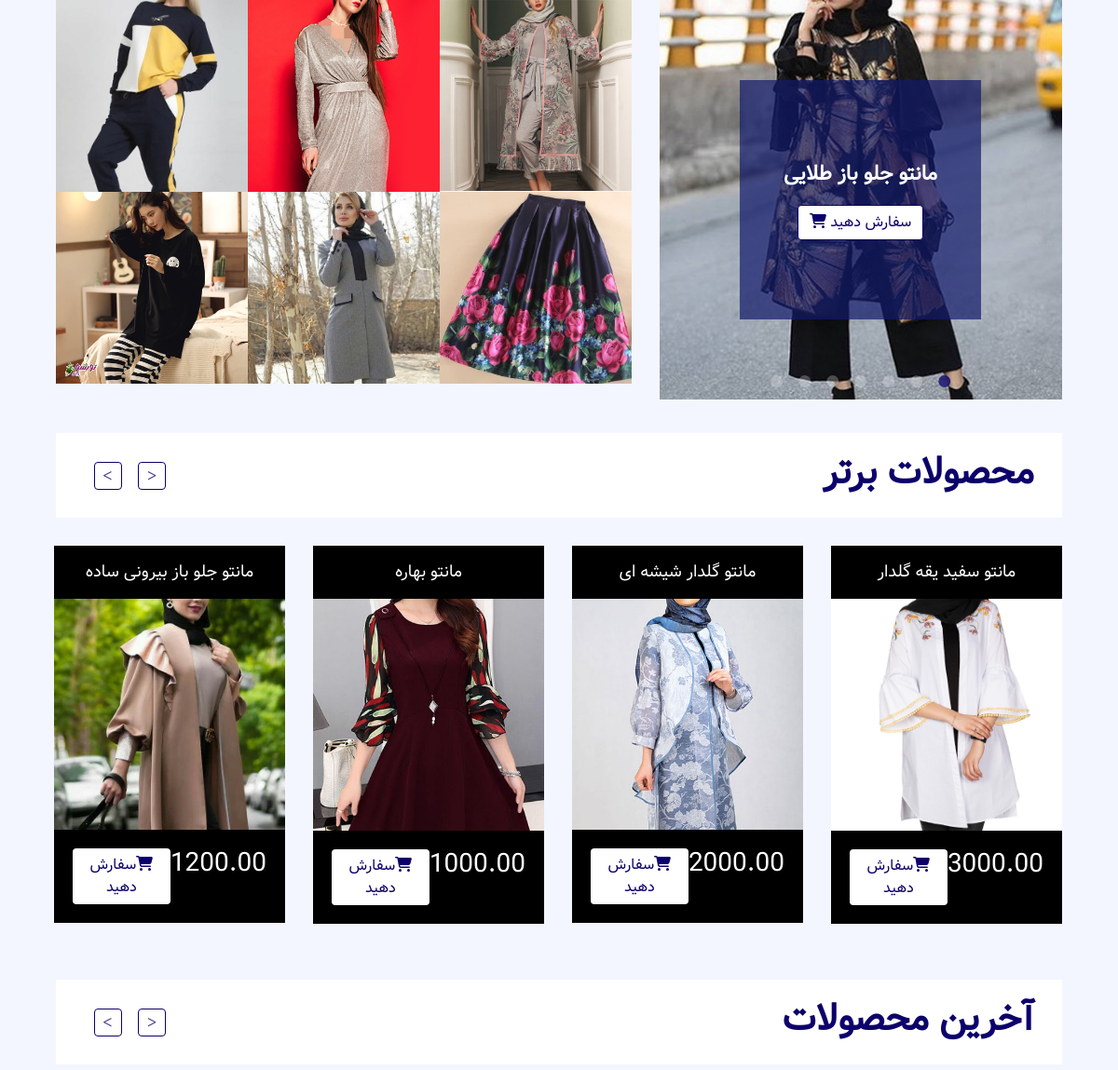
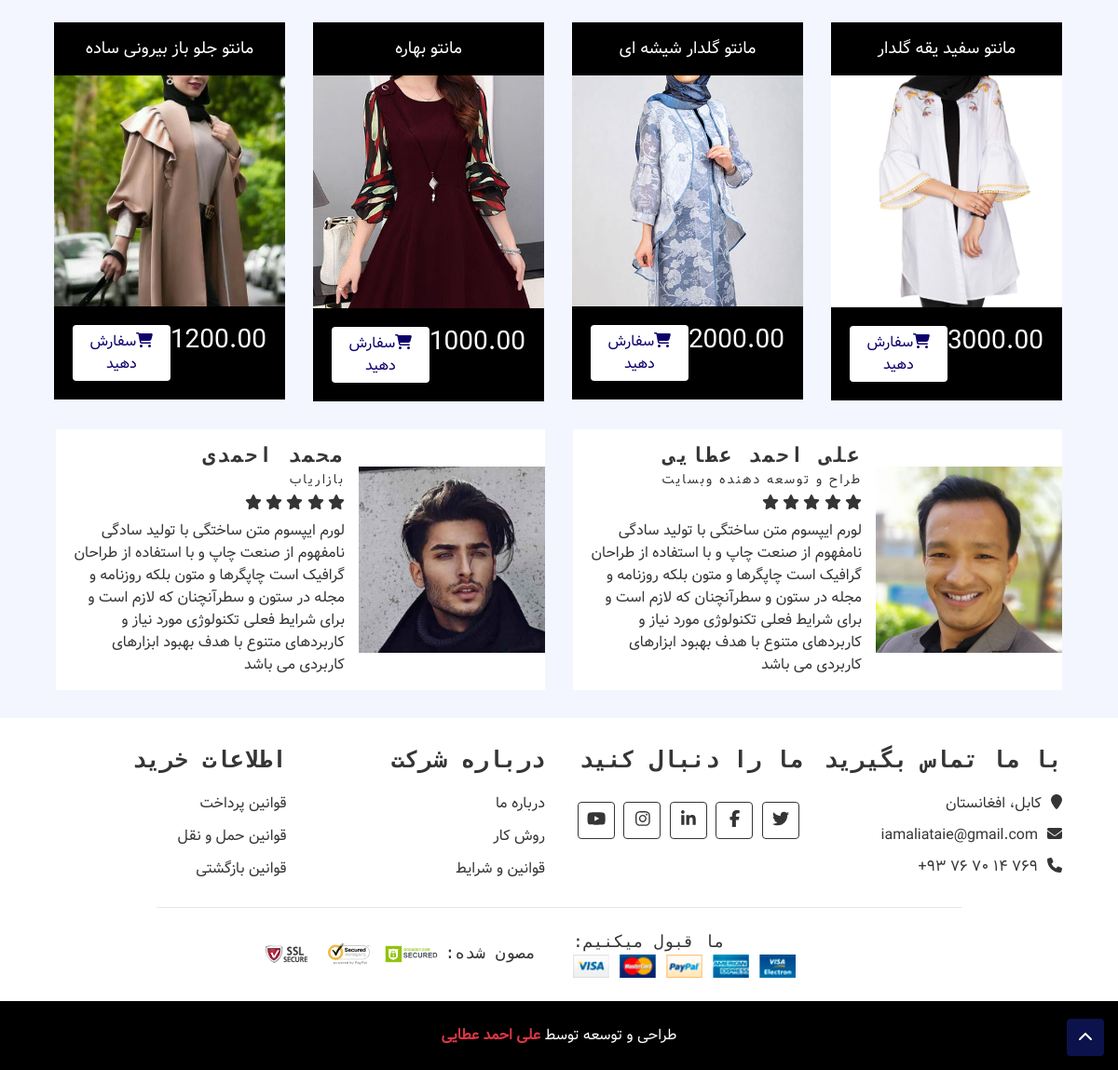
The page / on the database its author committed (2 pictures, top to bottom).
### novinfajr_products/models.py (models this page shows, shortened)
class Product(models.Model):
    title = models.CharField(max_length=150, verbose_name='نام کالا')
    description = RichTextUploadingField(null=True)
    price = models.DecimalField(max_digits=10, decimal_places=2, verbose_name='قیمت')
    image = models.ImageField(upload_to=upload_path, verbose_name='تصویر')
    category = models.ForeignKey(ProductCategory, null=True, on_delete=models.CASCADE)
    class Meta:
        verbose_name = 'محصول'
        verbose_name_plural = 'محصولات'
    objects = ProductManager()
    def get_absolute_url(self):
        return f'/product/{self.id}/{self.title.replace(" ", "-")}'

### novinfajr_products_category/models.py (models this page shows)
class ProductCategory(models.Model):
    title = models.CharField(max_length=200, verbose_name='عنوان دسته بندی')
    URL = models.SlugField(max_length=200, verbose_name='عنوان در آدرس سایت')
    image = models.ImageField(upload_to='products/category', null=True, verbose_name='تصویر')
    class Meta:
        verbose_name = 'دسته بندی'
        verbose_name_plural = 'دسته بندی ها'
    def __str__(self):
        return self.title
    def get_absolute_url(self):
        return f'/products/category/{self.URL}'

### novinfajr_client_comment/models.py (models this page shows, shortened)
class ClientComment(models.Model):
    name = models.CharField(max_length=200, verbose_name='نام مشتری')
    profession = models.CharField(max_length=255, blank=True, null=True, verbose_name='تخصصص')
    comment = models.TextField(verbose_name='نظر')
    image = models.ImageField(upload_to='clients/', verbose_name='تصویر', null=True, blank=True)
    class Meta:
        verbose_name = 'نظر'
        verbose_name_plural = 'نظرات'

### novinfajr/views.py (the view)
# urls.py: path('', home_page, name='home'),
def home_page(request):
    products = Product.objects.all()
    comments = ClientComment.objects.all()
    categories = ProductCategory.objects.all()
    context = {
        'page_title': 'خانه',
        'products': products,
        'comments': comments,
        'categories': categories
    }
    return render(request, 'homepage.html', context)

### templates/homepage.html (shortened to what this page needs)
{% extends 'shared/_MainLayout.html' %}
{% load static %}
{% block content %}
<div class="header">
    <div class="container-fluid">
        <div class="row">
            <div class="col-md-5">
                <div class="header-slider normal-slider">
                    {% for product in products %}
                    <div class="header-slider-item">
                        <img src="{{ product.image.url }}" alt="Slider Image" width="100%"/>
                        <div class="header-slider-caption">
                            <p>{{ product.title }}</p>
                            <a class="btn" href="{{ product.get_absolute_url }}"> سفارش دهید <i class="fa fa-shopping-cart"></i></a>
                        </div>
                    </div>
                    {% endfor %}
            </div>
                </div>
            <div class="col-md-7">
                <div class="col-md-12 header-img bg-transparent">
                    <div class="row">
                        {% for category in categories %}
                            <div class="col-md-4 img-item">
                            <img src="{{ category.image.url }}" />
                        </div>
                        {% endfor %}
                    </div>
                </div>
            </div>
        </div>
    </div>
</div>
<div class="featured-product product">
    <div class="container-fluid">
        <div class="section-header">
            <h1>محصولات برتر</h1>
        </div>
        <div class="row align-items-center product-slider product-slider-4">
            {% for product in products %}
            <div class="col-md-3">
                <div class="product-item">
                    <div class="product-title">
                        <a href="#">{{ product.title }}</a>
                    </div>
                    <div class="product-image">
                        <a href="{{ product.get_absolute_url }}">
                            <img src="{{ product.image.url }}" alt="Product Image">
                        </a>
                    </div>
                    <div class="product-price">
                        <h3>{{ product.price }}</h3>
                        <a class="btn" href="{{ product.get_absolute_url }}"><i class="fa fa-shopping-cart"></i>سفارش دهید</a>
                    </div>
                </div>
            </div>
            {% endfor %}
        </div>
    </div>
</div>
<div class="recent-product product">
    <div class="container-fluid">
        <div class="section-header">
            <h1>آخرین محصولات</h1>
        </div>
        <div class="row align-items-center product-slider product-slider-4">
            {% for product in products %}
            <div class="col-md-3">
                <div class="product-item">
                    <div class="product-title">
                        <a href="#">{{ product.title }}</a>
                    </div>
                    <div class="product-image">
                        <a href="{{ product.get_absolute_url }}">
                            <img src="{{ product.image.url }}" alt="Product Image">
                        </a>
                    </div>
                    <div class="product-price">
                        <h3>{{ product.price }}</h3>
                        <a class="btn" href="{{ product.get_absolute_url }}"><i class="fa fa-shopping-cart"></i>سفارش دهید</a>
                    </div>
                </div>
            </div>
            {% endfor %}
        </div>
    </div>
</div>
<div class="review">
    <div class="container-fluid">
        <div class="row align-items-center review-slider normal-slider">
            {% for comment in comments %}
            <div class="col-md-12">
                <div class="review-slider-item">
                    <div class="review-img">
                        <img src="{{ comment.image.url }}" alt="Image">
                    </div>
                    <div class="review-text">
                        <h2>{{ comment.name }}</h2>
                        <h3>{{ comment.profession }}</h3>
                        <div class="ratting">
                            <i class="fa fa-star"></i>
                            <i class="fa fa-star"></i>
                            <i class="fa fa-star"></i>
                            <i class="fa fa-star"></i>
                            <i class="fa fa-star"></i>
                        </div>
                        <p>
                            {{ comment.comment }}
                        </p>
                    </div>
                </div>
            </div>
            {% endfor %}
        </div>
    </div>
</div>
{% endblock %}

### assets/css/style.css (style rules this page uses)
body { color: #353535; font-family: 'Open Sans', sans-serif; font-weight: 400; background: #f3f6ff; }
a { color: #FF6F61; }
h1 { font-family: 'Source Code Pro', monospace; font-weight: 900; }
h2 { font-family: 'Source Code Pro', monospace; font-weight: 700; }
@media (min-width: 992px) { .container-fluid { padding-right: 60px; padding-left: 60px; } }
.btn { color: #FF6F61; background: #ffffff; border: 1px solid #FF6F61; }
.slick-dotted.slick-slider { margin-bottom: 0; }
.header { position: relative; }
.header-slider { position: relative; width: 100%; }
.header-slider .header-slider-item { position: relative; }
.header-slider .header-slider-caption { position: absolute; top: 20%; left: 20%; width: 60%; height: 60%; padding: 15px; display: flex; flex-direction: column; align-items: center; justify-content: center; background: rgba(255, 111, 97, .7); transition: all 0.3s; z-index: 1; }
.header-slider .header-slider-caption p { text-align: center; color: #ffffff; font-size: 22px; font-family: 'Source Code Pro', monospace; font-weight: 700; }
.header-slider .header-slider-caption .btn { border-color: #ffffff; }
.header .header-img { position: relative; display: flex; flex-wrap: wrap; align-items: center; height: 100%; max-height: 400px; overflow: hidden; background: #ffffff; }
.header .img-item { position: relative; width: 100%; height: 50%; overflow: hidden; }
.header .img-item img { width: 100%; height: 100%; object-fit: cover; }
.product-item { position: relative; }
.product-item .product-title { padding: 15px; text-align: center; background: #000000; transition: all .3s; }
.product-item .product-title a, .product-item .product-title .ratting { position: relative; width: 100%; }
.product-item .product-title a { margin-bottom: 5px; color: #ffffff; font-size: 18px; }
.product-item .product-image { position: relative; overflow: hidden; }
.product-item .product-image a { display: block; background: #ffffff; transition: .3s; }
.product-item .product-image img { width: 100%; transition: all .3s; }
.product-item .product-price { padding: 20px; background: #000000; transition: all .3s; }
.product-item .product-price h3 { display: inline-block; color: #ffffff; margin: 0; }
.product-item .product-price .btn { float: right; border: none; color: #000000; background: #FF6F61; }
.featured-product { position: relative; padding: 30px 0; }
.recent-product { position: relative; padding: 30px 0; }
.product .section-header { margin-bottom: 30px; padding: 20px 30px 15px 30px; color: #FF6F61; background: #ffffff; }
.review { margin-bottom: 30px; }
.review .review-slider { position: relative; }
.review .review-slider-item { display: flex; align-items: center; flex-direction: row; background: #ffffff; }
.review .review-img { width: 100%; max-width: 200px; overflow: hidden; }
.review .review-img img { width: 100%; height: 100%; object-fit: cover; }
.review .review-text { padding: 15px; width: 100%; max-width: calc(100% - 200px); }
.review .review-text h2 { font-size: 22px; letter-spacing: 2px; margin-bottom: 5px; }
.review .review-text h3 { font-size: 14px; letter-spacing: 2px; margin-bottom: 5px; }
.review .review-text p { margin: 0; }
.review .review-text .ratting { margin-bottom: 5px; }

### rows shown on the page
Product: image (picture), title "مانتو جلو باز طلایی"
ProductCategory: image (picture)
ProductCategory: image (picture)
ProductCategory: image (picture)
ProductCategory: image (picture)
ProductCategory: image (picture)
ProductCategory: image (picture)
Product: title "مانتو بهاره", image (picture), price "1000.00"
Product: title "مانتو گلدار شیشه ای", image (picture), price "2000.00"
Product: title "مانتو سفید یقه گلدار", image (picture), price "3000.00"
Product: title "مانتو جلو باز بیرونی ساده", image (picture), price "1200.00"
ClientComment: image (picture), name "علی احمد عطایی", profession "طراح و توسعه دهنده وبسایت", comment "لورم ایپسوم متن ساختگی با تولید سادگی نامفهوم از صنعت چاپ و با استفاده از طراحان گرافیک است چاپگرها و متون بلکه روزنامه و مجله در ستون و سطرآنچنان که لازم است و برای شرایط فعلی تکنولوژی مورد نیاز و کاربردهای متنوع با هدف بهبود ابزارهای کاربردی می باشد"
ClientComment: image (picture), name "محمد احمدی", profession "بازاریاب", comment "لورم ایپسوم متن ساختگی با تولید سادگی نامفهوم از صنعت چاپ و با استفاده از طراحان گرافیک است چاپگرها و متون بلکه روزنامه و مجله در ستون و سطرآنچنان که لازم است و برای شرایط فعلی تکنولوژی مورد نیاز و کاربردهای متنوع با هدف بهبود ابزارهای کاربردی می باشد"
